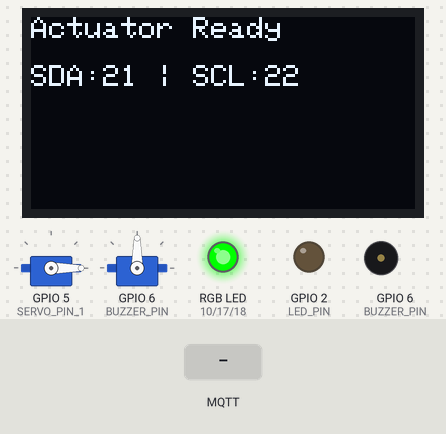
A sketch run on a simulated ESP32-S3. On the bench: 128×64 one-colour display, 2 × servo, an RGB LED mixed from three pins (HIGH = lit), output pins drawn as LEDs (lit = HIGH), buzzer (waves = sounding). The test bench sets the inputs (shaded band). WiFi joins after 1.5 s; servers stay silent unless stated; no MQTT or app messages arrive unless stated; what the sketch prints to the serial monitor is not drawn.

Above: at 2.7 s.
2.8 s: MQTT message "1" arrives on the first subscribed topic
At 3.2 s:
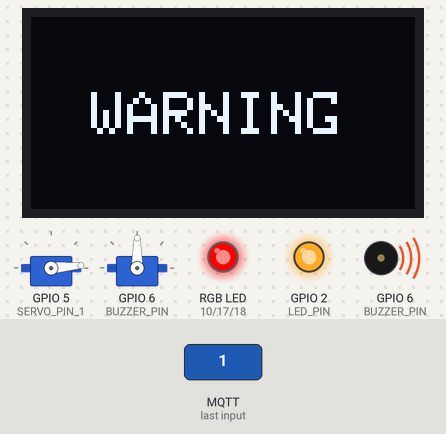
5.8 s: MQTT message "0" arrives on the first subscribed topic
At 6.7 s:
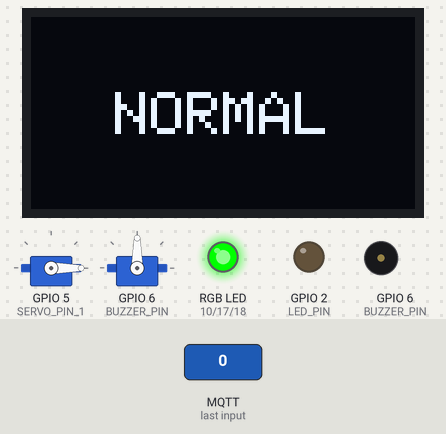
7.3 s: MQTT message "2" arrives on the first subscribed topic
At 8.6 s:
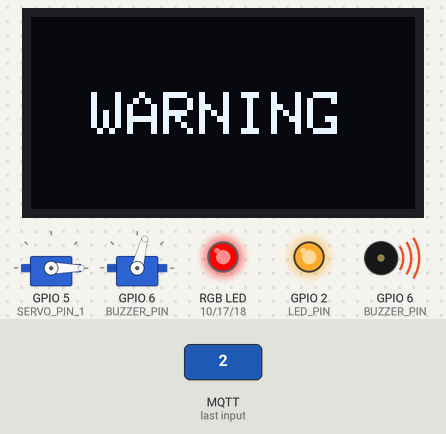
10.3 s: MQTT message "1" arrives on the first subscribed topic
At 10.57 s:
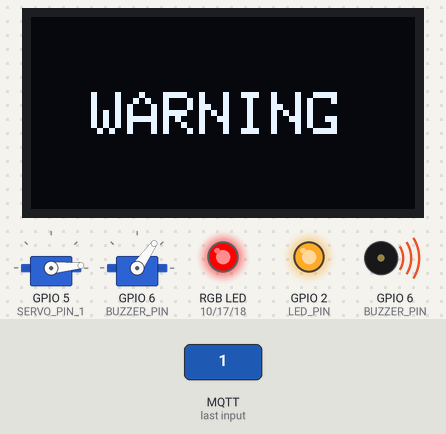
13.3 s: MQTT message "2" arrives on the first subscribed topic
Timing chart, 0 to 28.8 s (numbered marks = the images above; inputs shaded):
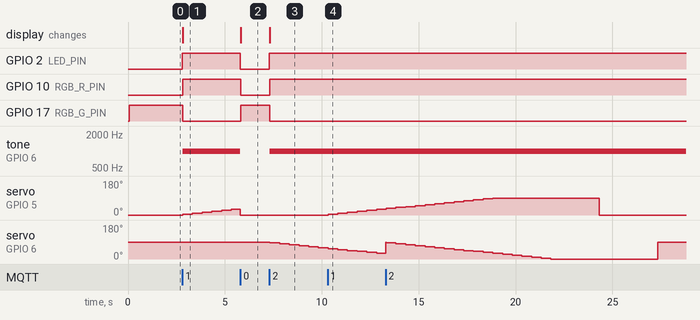

Measured:
- after the input at 2.8 s, GPIO 2 (LED_PIN), GPIO 10 (RGB_R_PIN): LOW → HIGH at once; GPIO 17 (RGB_G_PIN): HIGH → LOW at once; tone on GPIO 6 (BUZZER_PIN): silent → 1000 Hz at once; servo on GPIO 5 (SERVO_PIN_1): moves from 0° to 30° over 2.5 s, starting at once; the display: changes at once (image 1)
- after the input at 5.8 s, GPIO 2 (LED_PIN), GPIO 10 (RGB_R_PIN): HIGH → LOW at once; GPIO 17 (RGB_G_PIN): LOW → HIGH at once; tone on GPIO 6 (BUZZER_PIN): 1000 Hz → silent at once; the display: changes at once (image 2)
- after the input at 7.3 s, GPIO 2 (LED_PIN), GPIO 10 (RGB_R_PIN): LOW → HIGH at once; GPIO 17 (RGB_G_PIN): HIGH → LOW at once; tone on GPIO 6 (BUZZER_PIN): silent → 1000 Hz at once; servo on GPIO 6 (BUZZER_PIN): moves from 90° to 60° over 2.5 s, starting at once; the display: changes at once (image 3)
- after the input at 10.3 s, servo on GPIO 5 (SERVO_PIN_1): moves from 0° to 30° over 2.5 s, starting at once

The sketch:

SmartBed_Actuator_v4_servo2.ino
```cpp
#include "Arduino.h"
#include <WiFi.h>
#include <PubSubClient.h>

// 분리된 헤더 파일들 포함
#include "Servomotor.h"
#include "Led.h"
#include "Oled.h"
#include "Buzzer.h"
#include "RgbLed.h"

// ===============================
// Wi-Fi & MQTT 설정
// ===============================
const char* ssid = "TOZGHM";
const char* password = "123456789@";

const char* mqtt_server = "3.34.139.68";
const int mqtt_port = 1883;

// 제어용 MQTT Topic
const char* control_topic = "bed/bed-01/control";

WiFiClient espClient;
PubSubClient client(espClient);

// 위험 상태 플래그
int warningState = 0;

// ===============================
// MQTT 수신 콜백 함수
// ===============================
void callback(char* topic, byte* payload, unsigned int length) {

  String message = "";

  for (int i = 0; i < length; i++) {
    message += (char)payload[i];
  }

  message.trim();

  Serial.print("[수신] Topic: ");
  Serial.print(topic);
  Serial.print(" | Message: ");
  Serial.println(message);

  // ==========================
  // 서보1 동작
  // ==========================
  if (message == "1") {

    startServo1();

    warningState = 1;

    setLed(true);
    setOledWarning(true);
    setRgbWarning(true);
  }

  // ==========================
  // 서보2 동작
  // ==========================
  else if (message == "2") {

    startServo2();

    warningState = 2;

    setLed(true);
    setOledWarning(true);
    setRgbWarning(true);
  }

  // ==========================
  // 정상 상태 복귀
  // ==========================
  else if (message == "0") {

    warningState = 0;

    stopServo();

    setLed(false);
    stopBuzzer();
    setOledWarning(false);
    setRgbWarning(false);

    Serial.println(">>> 정상 상태 복귀");
  }
}

// ===============================
// Wi-Fi 연결
// ===============================
void setupWiFi() {

  Serial.print("Wi-Fi 연결 중");

  WiFi.begin(ssid, password);

  while (WiFi.status() != WL_CONNECTED) {
    delay(500);
    Serial.print(".");
  }

  Serial.println("\nWi-Fi 연결 완료!");
  Serial.print("출력용 ESP32 IP: ");
  Serial.println(WiFi.localIP());
}

// ===============================
// MQTT 연결 및 토픽 구독
// ===============================
void reconnectMQTT() {

  while (!client.connected()) {

    Serial.print("MQTT 서버 연결 시도...");

    if (client.connect("SmartBed_Actuator_ESP32")) {

      Serial.println("연결 성공!");

      client.subscribe(control_topic);

      Serial.print("구독 토픽: ");
      Serial.println(control_topic);

    } else {

      Serial.print("실패, rc=");
      Serial.println(client.state());

      delay(2000);
    }
  }
}

// ===============================
// SETUP
// ===============================
void setup() {

  Serial.begin(115200);

  setupOled();
  setupServo();
  setupLed();
  setupBuzzer();
  setupRgbLed();

  setRgbWarning(false);

  setupWiFi();

  client.setServer(mqtt_server, mqtt_port);
  client.setCallback(callback);
}

// ===============================
// LOOP
// ===============================
void loop() {

  if (WiFi.status() != WL_CONNECTED) {
    setupWiFi();
  }

  if (!client.connected()) {
    reconnectMQTT();
  }

  client.loop();

  // 서보 상태 업데이트
  updateServo();

  // 부저 동작
  if (warningState == 1 || warningState == 2) {
    playBuzzer();
  }
}
```

Buzzer.h
```cpp
#ifndef BUZZER_H
#define BUZZER_H

#include "Arduino.h"

#define BUZZER_PIN 6 // D3

inline void setupBuzzer() {
  pinMode(BUZZER_PIN, OUTPUT);
}

inline void playBuzzer() {
  tone(BUZZER_PIN, 1000); // 1000Hz 경고음 출력
}

inline void stopBuzzer() {
  noTone(BUZZER_PIN);
}

#endif
```

Led.h
```cpp
#ifndef LED_H
#define LED_H

#include "Arduino.h"

#define LED_PIN 2 // A1

inline void setupLed() {
  pinMode(LED_PIN, OUTPUT);
  digitalWrite(LED_PIN, LOW);
}

inline void setLed(bool state) {
  digitalWrite(LED_PIN, state ? HIGH : LOW);
}

#endif
```

Oled.h
```cpp
#ifndef OLED_H
#define OLED_H

#include "Arduino.h"
#include <Wire.h>
#include <Adafruit_GFX.h>
#include <Adafruit_SSD1306.h>

// OLED 디스플레이 해상도 설정 (0.96인치 일반 규격)
#define SCREEN_WIDTH  128
#define SCREEN_HEIGHT 64
#define OLED_RESET    -1

// ESP32 I2C 핀 정의 (SDA = GPIO 21, SCL = GPIO 22)
#define OLED_SDA 11 // A4
#define OLED_SCL 12 // A5

inline Adafruit_SSD1306 display(SCREEN_WIDTH, SCREEN_HEIGHT, &Wire, OLED_RESET);

inline void setupOled() {
  // ESP32 I2C 핀 명시적 지정
  Wire.begin(OLED_SDA, OLED_SCL);

  // OLED 초기화 (I2C 주소는 일반적으로 0x3C 사용)
  if(!display.begin(SSD1306_SWITCHCAPVCC, 0x3C)) {
    Serial.println(F("OLED 연결 실패! SDA(21), SCL(22) 배선 및 I2C 주소를 확인하세요."));
  } else {
    display.clearDisplay();
    display.setTextSize(1);
    display.setTextColor(SSD1306_WHITE);
    display.setCursor(0, 0);
    display.println("Actuator Ready");
    display.setCursor(0, 16);
    display.println("SDA:21 | SCL:22");
    display.display();
  }
}

inline void setOledWarning(bool warning) {
  display.clearDisplay();
  display.setTextColor(SSD1306_WHITE);

  if (warning) {
    display.setTextSize(2);
    display.setCursor(20, 25);
    display.println("WARNING");
  } else {
    display.setTextSize(2);
    display.setCursor(28, 25);
    display.println("NORMAL");
  }

  display.display();
}

#endif
```

RgbLed.h
```cpp
#ifndef RGBLED_H
#define RGBLED_H

#include "Arduino.h"

// Geekble nano 핀 설정 (D7, D8, D9)
#define RGB_R_PIN 10 // D7
#define RGB_G_PIN 17 // D8
#define RGB_B_PIN 18 // D9

inline void setupRgbLed() {
  pinMode(RGB_R_PIN, OUTPUT);
  pinMode(RGB_G_PIN, OUTPUT);
  pinMode(RGB_B_PIN, OUTPUT);

  // 초기 상태 OFF
  digitalWrite(RGB_R_PIN, LOW);
  digitalWrite(RGB_G_PIN, LOW);
  digitalWrite(RGB_B_PIN, LOW);
}

// RGB 색상 직접 지정 함수 (0 또는 1)
inline void setRgbColor(bool r, bool g, bool b) {
  digitalWrite(RGB_R_PIN, r ? HIGH : LOW);
  digitalWrite(RGB_G_PIN, g ? HIGH : LOW);
  digitalWrite(RGB_B_PIN, b ? HIGH : LOW);
}

// 상태에 따른 RGB 제어 (경고: 빨간색 / 정상: 초록색)
inline void setRgbWarning(bool warning) {
  if (warning) {
    setRgbColor(true, false, false); // RED
  } else {
    setRgbColor(false, true, false); // GREEN
  }
}

#endif
```

Servomotor.h
```cpp
#ifndef SERVOMOTOR_H
#define SERVOMOTOR_H

#include "Arduino.h"
#include <ESP32Servo.h>

#define SERVO_PIN_1 5
#define SERVO_PIN_2 6

inline Servo servo1;
inline Servo servo2;

// Servo1 : 0 -> 90
inline int servoAngle1 = 0;

// Servo2 : 90 -> 0
inline int servoAngle2 = 90;

inline bool servo1Active = false;
inline bool servo2Active = false;

inline bool servo1Waiting = false;
inline bool servo2Waiting = false;

inline unsigned long servo1LastMove = 0;
inline unsigned long servo2LastMove = 0;

inline unsigned long servo1WaitStart = 0;
inline unsigned long servo2WaitStart = 0;

inline void setupServo() {

  ESP32PWM::allocateTimer(0);
  ESP32PWM::allocateTimer(1);

  servo1.setPeriodHertz(50);
  servo1.attach(SERVO_PIN_1, 500, 2400);
  servo1.write(0);

  servo2.setPeriodHertz(50);
  servo2.attach(SERVO_PIN_2, 500, 2400);
  servo2.write(90);
}

// MQTT에서 1 수신 시 호출
inline void startServo1() {

  servo1Active = true;
  servo1Waiting = false;

  servoAngle1 = 0;
  servo1.write(servoAngle1);
}

// MQTT에서 2 수신 시 호출
inline void startServo2() {

  servo2Active = true;
  servo2Waiting = false;

  servoAngle2 = 90;
  servo2.write(servoAngle2);
}

// MQTT에서 0 수신 시 호출
inline void stopServo() {

  // 즉시 원위치 복귀
  servoAngle1 = 0;
  servo1.write(servoAngle1);

  servoAngle2 = 90;
  servo2.write(servoAngle2);

  servo1Active = false;
  servo2Active = false;

  servo1Waiting = false;
  servo2Waiting = false;
}

inline void updateServo() {

  // ==========================
  // Servo 1
  // ==========================
  if (servo1Active) {

    if (!servo1Waiting) {

      if (millis() - servo1LastMove >= 500) {

        servo1LastMove = millis();

        if (servoAngle1 < 90) {

          servoAngle1 += 5;
          servo1.write(servoAngle1);

        } else {

          servo1Waiting = true;
          servo1WaitStart = millis();
        }
      }

    } else {

      if (millis() - servo1WaitStart >= 5000) {

        servoAngle1 = 0;
        servo1.write(servoAngle1);

        servo1Active = false;
        servo1Waiting = false;
      }
    }
  }

  // ==========================
  // Servo 2
  // ==========================
  if (servo2Active) {

    if (!servo2Waiting) {

      if (millis() - servo2LastMove >= 500) {

        servo2LastMove = millis();

        if (servoAngle2 > 0) {

          servoAngle2 -= 5;
          servo2.write(servoAngle2);

        } else {

          servo2Waiting = true;
          servo2WaitStart = millis();
        }
      }

    } else {

      if (millis() - servo2WaitStart >= 5000) {

        servoAngle2 = 90;
        servo2.write(servoAngle2);

        servo2Active = false;
        servo2Waiting = false;
      }
    }
  }
}

#endif
```
